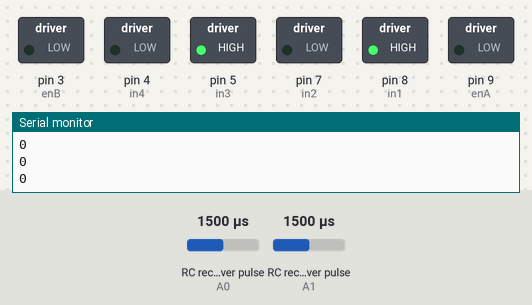
The program below on a simulated Arduino Uno, built with avr-gcc and run on an emulated ATmega328P. Shown: switched loads named in the program (green lamp = pin HIGH), the last lines printed to the serial monitor. Wiring (inferred from the names in the program): 2 × RC receiver channel: data A0 / data A1. Inputs (shaded band) come from the test bench; at power-on: RC receiver pulse (sensors on A0, A1) 1500 µs.

Above: at 1.2 s.
1.3 s: RC receiver pulse (sensor on A0) set to 1448 µs
2.8 s: RC receiver pulse (sensor on A0) set to 1422 µs
At 5.3 s:
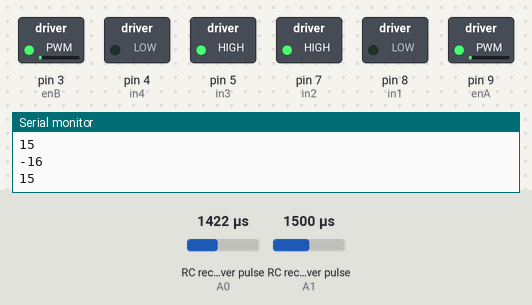
5.8 s: RC receiver pulse (sensor on A1) set to 1435 µs
At 6.4 s:
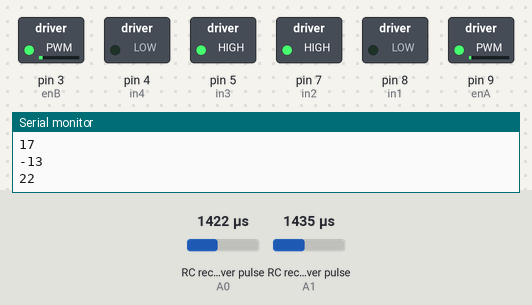
8.8 s: RC receiver pulse (sensor on A1) set to 1416 µs
At 9.9 s:
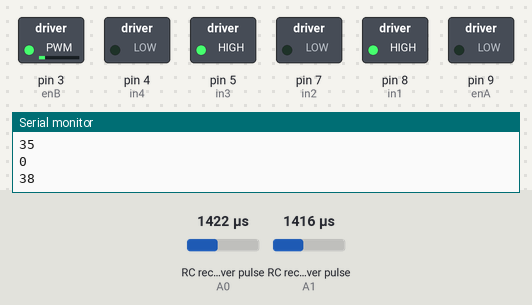
11.8 s: RC receiver pulse (sensor on A0) set to 1404 µs
At 14.6 s:
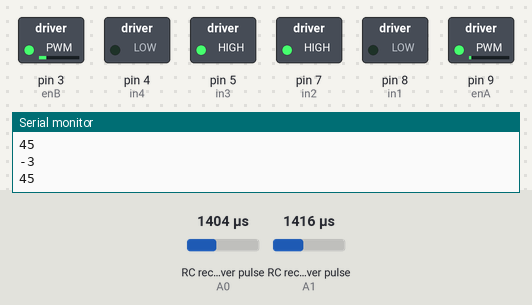
14.8 s: RC receiver pulse (sensor on A1) set to 1020 µs
At 15.4 s:
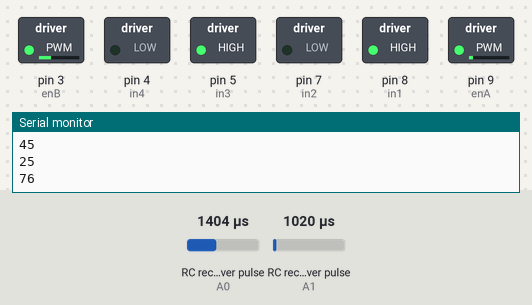
Timing chart, 0 to 18.8 s (numbered marks = the images above; inputs shaded):
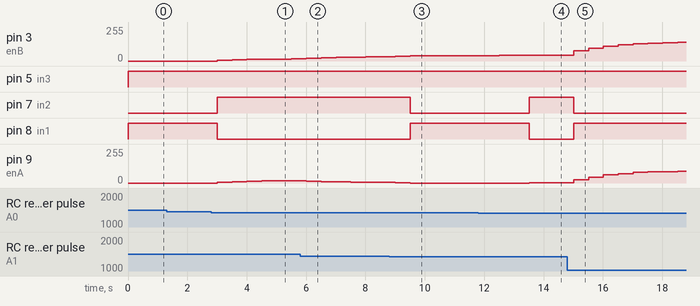

Measured:
- the behaviour switches between 1437 and 1436 µs on RC receiver pulse (sensor on A0) (found by bisection; images 0 and 1)
- the behaviour switches between 1425 and 1424 µs on RC receiver pulse (sensor on A1) (found by bisection; images 2 and 3)
- the behaviour switches between 1405 and 1404 µs on RC receiver pulse (sensor on A0) (found by bisection; images 3 and 4)
- after the input at 2.8 s, pin 3 (enB): moves from 0/255 to 17/255 over 2.5 s, starting after 0.20 s; pin 7 (in2): LOW → HIGH after 0.20 s; pin 8 (in1): HIGH → LOW after 0.20 s; pin 9 (enA): moves from 0/255 to 18/255 over 2.5 s, starting after 0.20 s
- after the input at 5.8 s, pin 3 (enB): moves from 17/255 to 33/255 over 2.0 s, starting after 0.21 s; pin 9 (enA): 18/255 → 13/255 after 0.21 s, → 11/255 0.50 s later, → 8/255 0.50 s later, → 6/255 0.50 s later
- after the input at 8.8 s, pin 3 (enB): 33/255 → 35/255 after 0.21 s instead of 0.71 s; pin 7 (in2): HIGH → LOW after 0.71 s; pin 8 (in1): LOW → HIGH after 0.71 s
- after the input at 11.8 s, pin 3 (enB): 40/255 → 43/255 after 0.71 s, → 45/255 1.5 s later; pin 7 (in2): LOW → HIGH after 1.7 s; pin 8 (in1): HIGH → LOW after 1.7 s; pin 9 (enA): 0/255 → 3/255 after 1.7 s
- after the input at 14.8 s, pin 3 (enB): moves from 45/255 to 140/255 over 3.5 s, starting after 0.22 s; pin 7 (in2): HIGH → LOW after 0.22 s; pin 8 (in1): LOW → HIGH after 0.22 s; pin 9 (enA): moves from 3/255 to 89/255 over 3.5 s, starting after 0.22 s

The program:

main.cpp
```cpp
#include <EnableInterrupt.h>
#include <math.h> // For tan function

#define NUM_CHANNELS 2 // Number of channels you want to support
const int INPUT_CHANNEL_PINS[] = {A0, A1}; // Corrected pin assignments

// Motor A connections
int enA = 9;
int in1 = 8;
int in2 = 7;
// Motor B connections
int enB = 3;
int in3 = 5;
int in4 = 4;

// InputChannel structure
struct InputChannel {
  int pin;
  volatile uint32_t startTime;
  volatile uint16_t pulseDuration;
  int value;
};

// Array of input channels
InputChannel inputChannels[NUM_CHANNELS];

// Function prototype for handleInterrupt
void handleInterrupt(int channelIndex);

// Interrupt handler functions for each channel
void handleInterruptChannel0() {
  handleInterrupt(0);
}

void handleInterruptChannel1() {
  handleInterrupt(1);
}

// Interrupt handler function
void handleInterrupt(int channelIndex) {
  InputChannel& channel = inputChannels[channelIndex];
  if (digitalRead(channel.pin) == HIGH) {
    channel.startTime = micros();
  }
  else {
    channel.pulseDuration = micros() - channel.startTime;
    // Map the pulse duration to a value (e.g., 1000-2000us to 0-100%)
    channel.value = map(channel.pulseDuration, 1000, 2000, -100, 100);
    // Ensure the value stays within bounds
    channel.value = constrain(channel.value, -100, 100);

    // Now you can use channel.value to control your device
    // For example, write it to a motor controller or log it to Serial
    }
}

// Function to initialize input channels
void setupInputChannels() {
  for (int i = 0; i < NUM_CHANNELS; i++) {
    inputChannels[i].pin = INPUT_CHANNEL_PINS[i];
    pinMode(inputChannels[i].pin, INPUT);
    // Use a different ISR for each channel
    if (i == 0) {
        enableInterrupt(inputChannels[i].pin, handleInterruptChannel0, CHANGE);
    }
    else if (i == 1) {
        enableInterrupt(inputChannels[i].pin, handleInterruptChannel1, CHANGE);
    }
 }
}

// Placeholder function to set the speed of an engine
void setEngineSpeed(float powerA, float powerB) {

  int powerA_int = static_cast<int>(map(powerA, -100, 100, -255, 255));
  int powerB_int = static_cast<int>(map(powerB, -100, 100, -255, 255));

  // Motor A
  if (powerA_int >= 0){ // Forward
    digitalWrite(in1, HIGH);
    digitalWrite(in2, LOW);
  }
  else if (powerA_int < 0){ // Backward
    digitalWrite(in1, LOW);
    digitalWrite(in2, HIGH);
  }
  Serial.println(powerA_int);
  analogWrite(enA, abs(powerA_int)); // Power

 // Motor B
  if (powerB_int >= 0){ // Forward
    digitalWrite(in3, HIGH);
    digitalWrite(in4, LOW);
  }
  else if (powerB_int < 0){ // Backward
    digitalWrite(in3, LOW);
    digitalWrite(in4, HIGH);
  }

  Serial.println(powerB_int);
  analogWrite(enB, abs(powerB_int)); // Power

}

void setup() {
  Serial.begin(9600);
  setupInputChannels();
  pinMode(enA, OUTPUT);
	pinMode(enB, OUTPUT);
	pinMode(in1, OUTPUT);
	pinMode(in2, OUTPUT);
	pinMode(in3, OUTPUT);
	pinMode(in4, OUTPUT);

	// Turn off motors - Initial state
	digitalWrite(in1, LOW);
	digitalWrite(in2, LOW);
	digitalWrite(in3, LOW);
	digitalWrite(in4, LOW);
}

float engine1Power = 0;
float engine2Power = 0;

float deadzone(float value, float threshold) {
  if (abs(value) <= threshold) {
    return 0.0f;
  }
  return value;
}

const float ALPHA = 0.3f;
float smoothen(float new_value, float previous_value) {
  return ALPHA * new_value + (1 - ALPHA) * previous_value;
}

float last_steering = 0;
float last_power = 0;

void loop() {
  // Calculate the steering angle and power based on the input values
  float steeringAngle = deadzone(inputChannels[0].value, 12); // Assuming the first channel controls steering
  float power = deadzone((inputChannels[1].value) * -1, 1.); // Assuming the second channel controls power

  last_steering = smoothen(steeringAngle, last_steering);
  last_power = smoothen(power, last_power);

  // Calculate the power distribution between the engines
  engine1Power = (last_power + last_steering) / 2;
  engine2Power = (last_power - last_steering) / 2;

  // Ensure the power values are within the expected range
  engine1Power = constrain(engine1Power, -100, 100);
  engine2Power = constrain(engine2Power, -100, 100);

  // Set the speed of the engines
  setEngineSpeed(engine1Power, engine2Power);

  // For debugging purposes, print the values to the serial monitor
  // Serial.print("Steering Angle: ");
  // Serial.print(last_steering);
  // Serial.print("\tPower: ");
  // Serial.print(last_power);
  // Serial.print("\tEngine 1 Power: ");
  // Serial.print(engine1Power);
  // Serial.print("\tEngine 2 Power: ");
  // Serial.println(engine2Power);

  delay(500);
}
```
